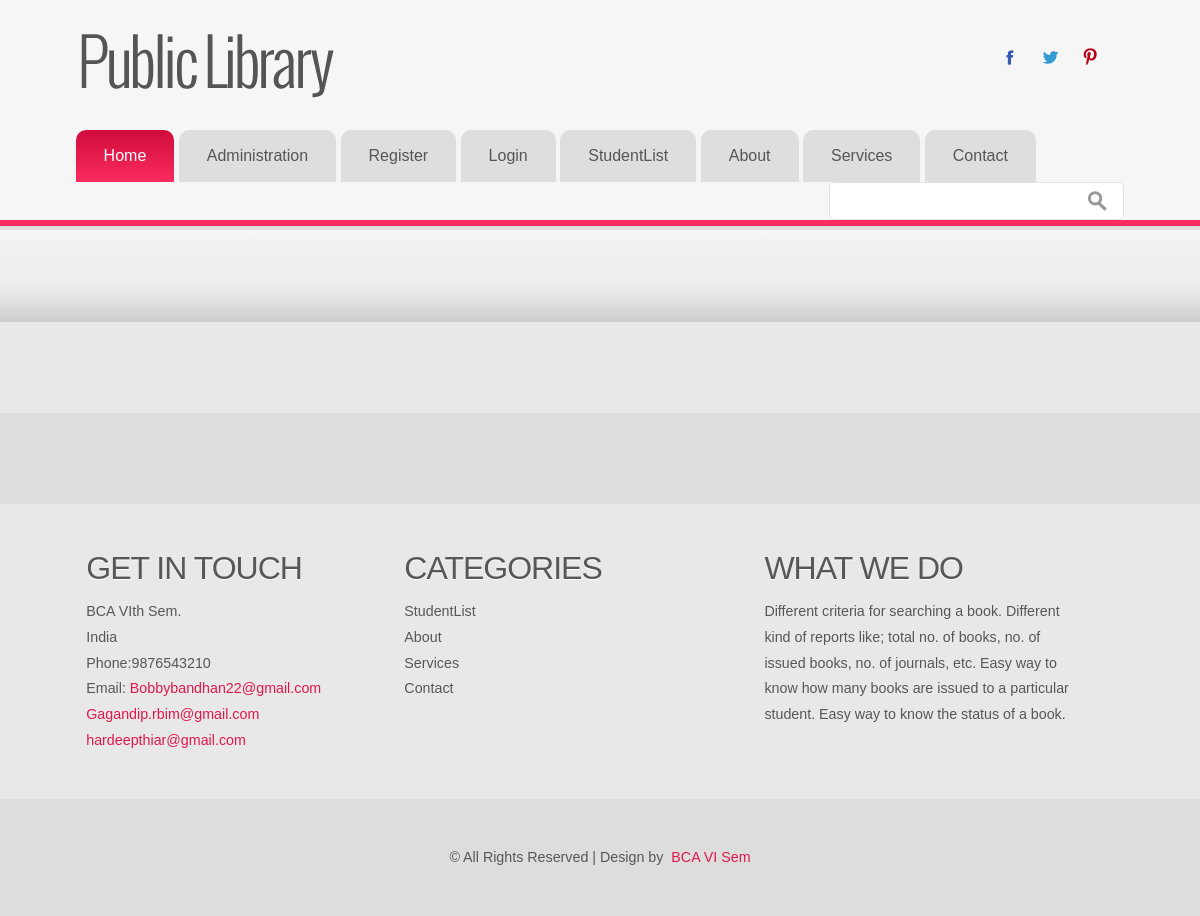
/fine/, run on an earlier commit of the app's database.
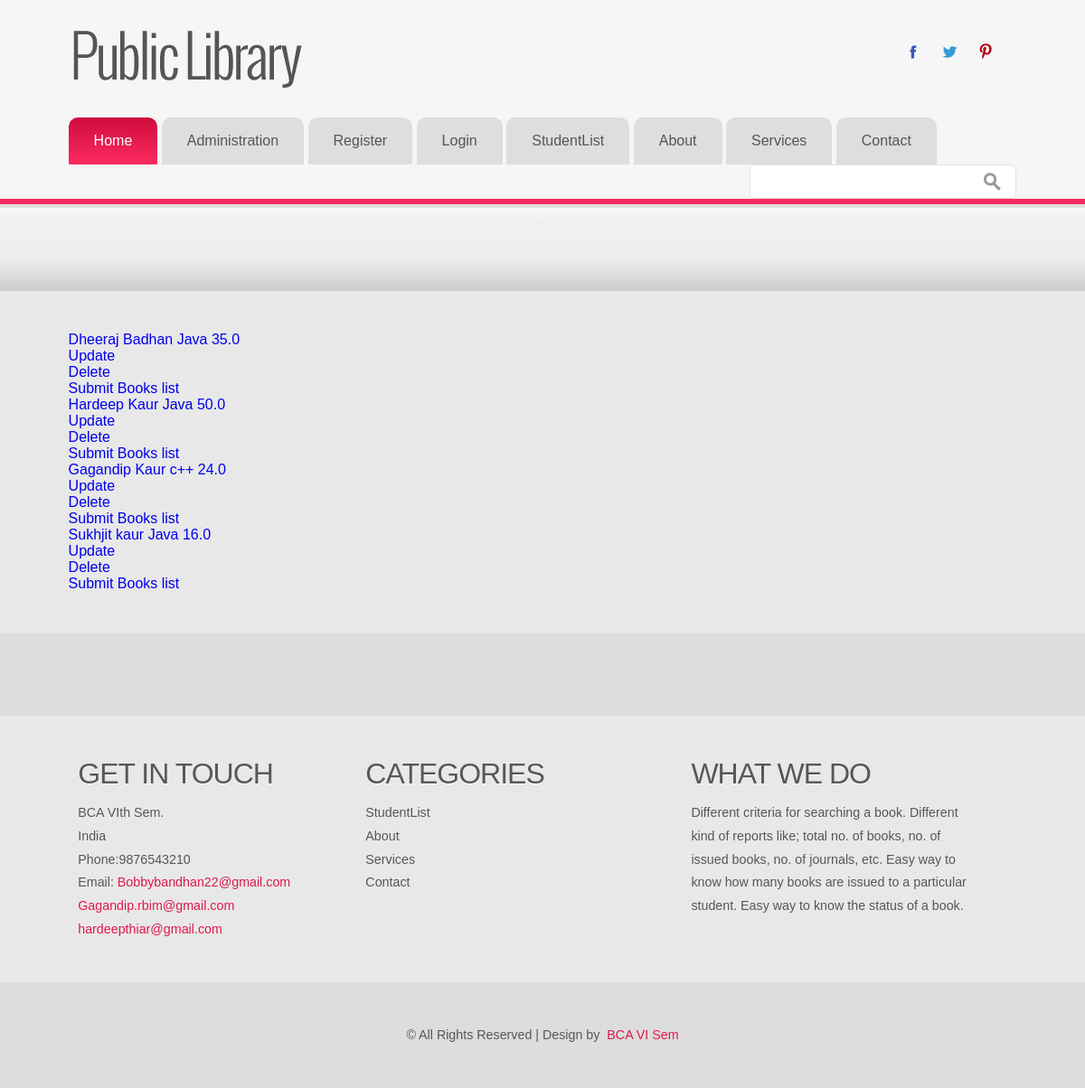
And on a later commit of the database.
### libsys/models.py (models this page shows, shortened)
class Fine(models.Model):
	regno = models.ForeignKey(Student)
	accno = models.ForeignKey(Book)
	fine = models.FloatField()

class Student(models.Model):
	name = models.CharField(max_length=50)
	regno = models.IntegerField()
	date_of_issue = models.DateField()
	address = models.TextField()
	course = models.CharField(
		max_length=10,
		choices = (
			('BCA', 'BCA'),
			('BBA', 'BBA'),
			('MBA', 'MBA'),
			('B.Com', 'B.Com')
		)
	)
	accno = models.ForeignKey(Book)
	gender = models.CharField(
		max_length=1,
		choices = (
			('M', 'Male'),
			('F', 'Female')
		)
	)
	def __str__(self):
		return self.name

class Book(models.Model):
	accno = models.IntegerField(primary_key=True)
	author = models.CharField(max_length=50)
	title = models.CharField(max_length=50)
	publication = models.CharField(max_length=50)
	edition = models.CharField(max_length=50)
	no_of_copies = models.IntegerField()
	volume = models.CharField(max_length=50)
	date_purchase = models.DateField()
	price = models.FloatField()
	status = models.CharField(max_length=50)
	def __str__(self):
		return self.title

### libsys/views.py (the view)
# urls.py: url(r'^fine/$', views.Fine1.as_view(), name='fine'),
class Fine1(ListView):
	template_name = "libsys/fine.html"
	model=Fine

### libsys/templates/libsys/fine.html
{% extends 'libsys/LLLL.html' %}
{% block content %}
	{% for Fine in object_list %}
	<div class="col-md-12">
		<a href="{% url 'fine_detail' Fine.pk %}">
			{{ Fine.regno }}
			{{ Fine.accno }}
			{{ Fine.fine }}
		</a>
	</div>
	<div class="col-md-12">
		<a href="{% url 'fine_update' Fine.pk %}">
			Update
		</a>
	</div>
	<div class="col-md-12">
		<a href="{% url 'fine_delete' Fine.pk %}">
			Delete
		</a>
	</div>
	<div class="col-md-12">
		<a href="{% url 'fine_create' %}">
			Submit Books list
		</a>
	</div>
	{% endfor %}
{% endblock %}

### libsys/templates/libsys/LLLL.html (shortened to what this page needs)
{% load staticfiles %}
<!DOCTYPE HTML>
<html>
<head>
<link href="{% static 'libsys/css/style.css' %}" rel="stylesheet" type="text/css" media="all" />
<link href="{% static 'libsys/css/slider.css' %}" rel="stylesheet" type="text/css" media="all"/>
</head>
<body>
<div class="btm_border">
<div class="h_bg">
<div class="wrap">
	<div class="header">
		<div class="logo">
			<h1><a href="{% url 'index' %}"><img src="{% static 'libsys/images/logo.png' %}" alt=""></a></h1>
		</div>
		<div class="social-icons">
			<ul>
			     <li><a class="facebook" href="https://www.facebook.com/?_rdr" target="_blank"> </a></li>
			     <li><a class="twitter" href="https://twitter.com/?lang=en" target="_blank"></a></li>
			     <li><a class="googleplus" href="https://plus.google.com/collections/featured" target="_blank"></a></li>
		   </ul>
		</div>
	</div>
	<div class='h_btm'>
		<div class='cssmenu'>
			<ul>
			<li class='active'><a href="{% url 'index' %}"><span>Home</span></a></li>
			<li><a href="/admin">Administration</a></li>
			{%if user.is_authenticated %}
				<li><a href="{% url 'logout' %}">Logout</a></li>
			{% else %}
				<li><a href="{% url 'register' %}">Register</a></li>
				<li><a href="{% url 'login' %}">Login</a></li>
			{% endif %}
			<li><a href="{% url 'stu_list' %}">StudentList</a></li>
			    <li><a href="{% url 'about' %}"><span>About</span></a></li>
			    <li class='has-sub'><a href="{% url 'service' %}"><span>Services</span></a></li>
			    <li class='last'><a href="{% url 'contact' %}"><span>Contact</span></a></li>
			 </ul>
	</div>
	<div class="search">
    	<form>
    		<input type="text" value="">
    		<input type="submit" value="">
    	</form>
	</div>
</div>
</div>
</div>
</div>
<div class="slider_bg">
<div class="wrap">
		<div class="grids_1_of_3">
			</div>
</div>
</div>
<div class="main_bg">
<div class="wrap">
<div class="main">
	<div class="content">
	    {% block content %}
	    {% endblock  %}
	</div>
</div>
</div>
<div class="main_btm">
	<div class="wrap">
		 <div class="main">
				    <link rel="stylesheet" type="text/css" href="css/lightbox.css" media="screen">
		</div>
	</div>
</div>
<div class="footer-bg">
<div class="wrap">
<div class="footer">
  <div class="box1">
	<h4 class="btm">What We Do</h4>
	<p>Different criteria for searching a book.
Different kind of reports like; total no. of books, no. of issued books, no. of journals, etc.
Easy way to know how many books are issued to a particular student.
Easy way to know the status of a book.</p>
  </div>
   <div class="box1">
	<h4 class="btm">Categories</h4>
	<nav>
		<ul>
			<li><a href="{% url 'stu_list' %}">StudentList</a></li><br>
			<li><a href="{% url 'about' %}"><span>About</span></a></li><br>
			 <li class='has-sub'><a href="{% url 'service' %}"><span>Services</span></a></li><br>
			    <li class='last'><a href="{% url 'contact' %}"><span>Contact</span></a></li>
	    </ul>
	</nav>
	</div>
	<div class="box1">
		<h4 class="btm">Get in touch</h4>
		<div class="box1_address">
			<p>BCA VIth Sem.</p>
			<p>India</p>
			<p>Phone:9876543210</p>
			<p>Email: <span>Bobbybandhan22@gmail.com</span><br><span>Gagandip.rbim@gmail.com</span><br><span>hardeepthiar@gmail.com</span></p>
		</div>
	</div>
</div>
</div>
</div>
<div class="ftr-bg">
	<div class="wrap">
		<div class="footer">
		<div class="copy">
			<p class="w3-link">© All Rights Reserved | Design by&nbsp; <a href="#"> BCA VI Sem</a></p>
		</div>
	</div>
	</div>
</div>
</body>
</html>

What changed in the data, as far as the page shows it:
added Fine: regno "Dheeraj Badhan", accno "Java", fine "35.0"
added Fine: regno "Hardeep Kaur", accno "Java", fine "50.0"
added Fine: regno "Gagandip Kaur", accno "c++", fine "24.0"
added Fine: regno "Sukhjit kaur", accno "Java", fine "16.0"
